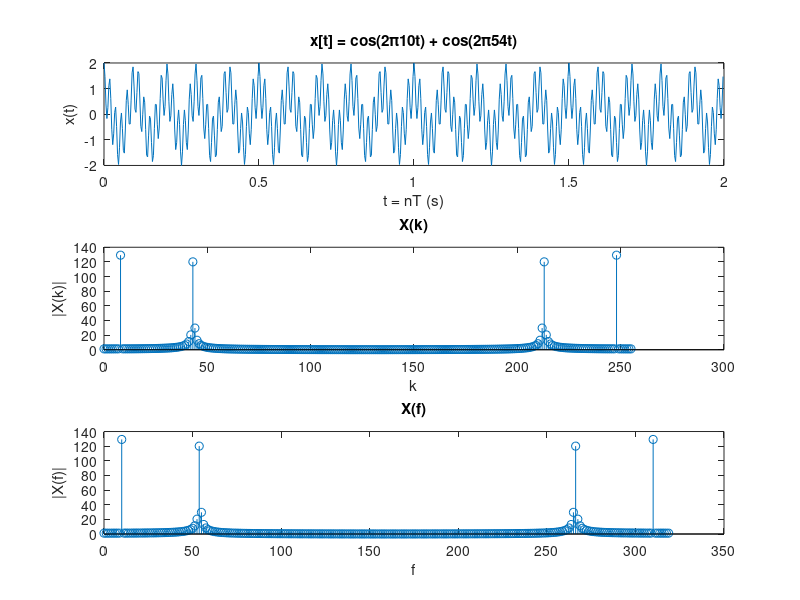
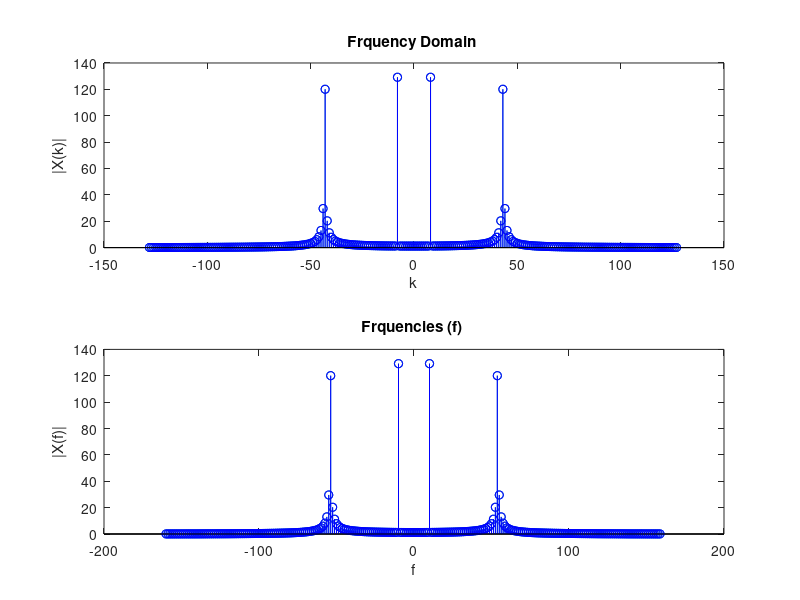

Recreate these plots in MATLAB, in order.
% Interpreting the FFT results

clc
close all
clear all

N = 256;                % FTT size
fc = 10;                % Frequency of the carrier signal
fs = 32*fc;             % Sampling frequency with oversampling factor 32
t = 0:1/fs:2-1/fs;      % Seconds duration

x = cos(2*pi*fc*t) + cos(2*pi*54*t);     % Time domain carrier signal (real number)

X = fft(x,N);           % N-point complex DFT, output contains DC at index 1
% Nyquist frequency at N/2+1 th index positive frequencies from index 2 to
% N/2 negative frequencies from index N/2+1 to N.

% Each in the FFT output array is spaced by the frequency resolution delta
% f -> = f_s/N = 1.25 Hz

% 10 Hz cosine signal will register a spike at the 8th sample (10/1.25 = 8)

%X_abs = abs(x)

df = fs/N;              % Frequency resolution
sampleIndex = 0:N-1;     % Raw index for FFT plot
f = sampleIndex*df;     % x-axis index converted to frequencies

subplot(3,1,1);
plot(t,x);
hold on;
title(['x[t] = cos(2\pi',num2str(fc),'t) + cos(2\pi',num2str(54),'t)'] );
xlabel('t = nT (s)')
ylabel('x(t)')

subplot(3,1,2);
stem(sampleIndex,abs(X));
title('X(k)');
xlabel('k');
ylabel('|X(k)|');

subplot(3,1,3);
stem(f,abs(X));
title('X(f)');
xlabel('f');
ylabel('|X(f)|');


%%% FFT Shift

% Two-sided FFT with negative frequecies on left and positive frequencies
% on right. This works only if N is even

X1 = [X(N/2+1:N) X(1:N/2)];         % Order frequencies without using fftShift
X2 = fftshift(X);                % order frequencies by using fftShift

df = fs/N;
sampleIndex = -N/2:N/2-1;       % raw index for FFT plot
f = sampleIndex*df;

figure;
subplot(2,1,1);
stem(sampleIndex,abs(X1));
hold on
stem(sampleIndex,abs(X2), 'b');
title('Frquency Domain ');
xlabel('k');
ylabel('|X(k)|');

subplot(2,1,2);
stem(f,abs(X1));
hold on
stem(f,abs(X2), 'b');
title('Frquencies (f) ');
xlabel('f');
ylabel('|X(f)|');


